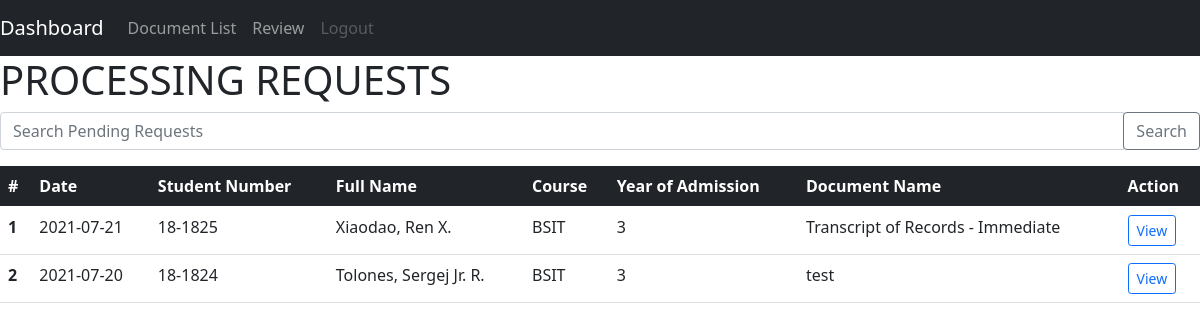
Page /optimized/public/registrar_view/in_process_list.php on the committed database.
### tables this page shows
CREATE TABLE `document_request` (
  `request_number` int(12) NOT NULL,
  `student_number` varchar(10) NOT NULL,
  `document_id` int(10) NOT NULL,
  `request_date` date NOT NULL,
  `request_status` varchar(20) NOT NULL,
  `remarks` longtext DEFAULT NULL,
  `upfile` varchar(2048) DEFAULT NULL,
  `upfile_name` varchar(128) DEFAULT NULL
);

CREATE TABLE `student_info` (
  `student_number` varchar(10) NOT NULL,
  `last_name` varchar(50) NOT NULL,
  `first_name` varchar(50) NOT NULL,
  `middle_name` varchar(50) NOT NULL,
  `full_name` varchar(128) NOT NULL,
  `course` varchar(128) NOT NULL,
  `year_of_enrollment` varchar(16) NOT NULL,
  `email` varchar(128) NOT NULL
);

CREATE TABLE `documents` (
  `document_id` int(10) NOT NULL,
  `document_name` varchar(50) NOT NULL,
  `requirements` longtext NOT NULL
);

### optimized/resource/opt2/request_view_table.php (the view, shortened to what this page needs)
<table class="table">
  <thead class="table-dark">
    <tr>
      <th scope="col">#</th>
      <th scope="col">Date</th>
      <th scope="col">Student Number</th>
      <th scope="col">Full Name</th>
      <th scope="col">Course</th>
      <th scope="col">Year of Admission</th>
      <th scope="col">Document Name</th>
      <th scope="col">Action</th>
    </tr>
  </thead>
  <tbody>
  <?php foreach ($requests as $i => $request): ?>
      <tr>
        <th scope="row"><?php echo $i + 1 ?></th>
        <td><?php echo $request['request_date']?></td>
        <td><?php echo $request['student_number']?></td>
        <td><?php echo $request['full_name']?></td>
        <td><?php echo $request['course']?></td>
        <td><?php echo $request['year_of_enrollment']?></td>
        <td><?php echo $request['document_name']?></td>
        <td>
        <a href="view.php?request_number=<?php echo $request['request_number'] ?>"  class="btn btn-sm btn-outline-primary">View</a>
        </td>
      </tr>
    <?php endforeach ?>
  </tbody>
</table>

### rows in the picture
document_request: request_date "2021-07-21", student_info.student_number "18-1825", student_info.full_name "Xiaodao, Ren X.", student_info.course "BSIT", student_info.year_of_enrollment "3", document.document_name "Transcript of Records - Immediate"
document_request: request_date "2021-07-20", student_info.student_number "18-1824", student_info.full_name "Tolones, Sergej Jr. R.", student_info.course "BSIT", student_info.year_of_enrollment "3", document.document_name "test"
